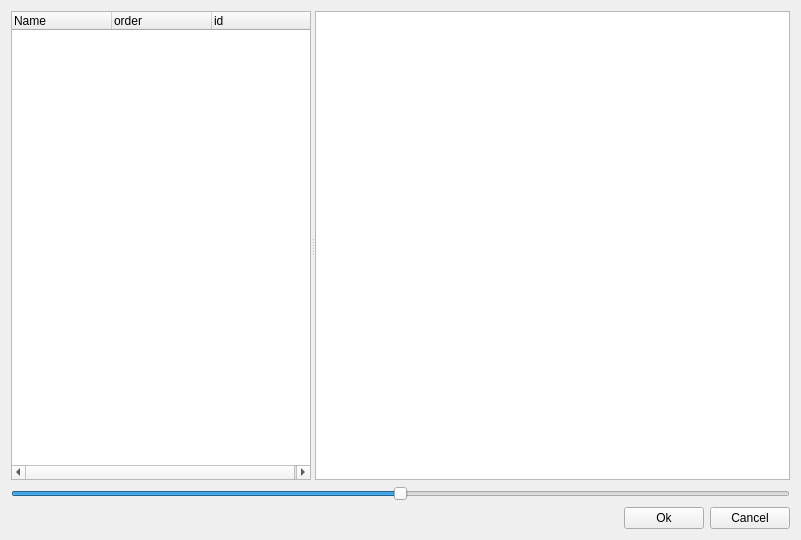
<?xml version="1.0" encoding="UTF-8"?>
<ui version="4.0">
 <class>MapConnectionDialog</class>
 <widget class="QWidget" name="MapConnectionDialog">
  <property name="windowModality">
   <enum>Qt::ApplicationModal</enum>
  </property>
  <property name="geometry">
   <rect>
    <x>0</x>
    <y>0</y>
    <width>801</width>
    <height>540</height>
   </rect>
  </property>
  <property name="windowTitle">
   <string>Location</string>
  </property>
  <layout class="QGridLayout" name="gridLayout">
   <item row="2" column="0">
    <layout class="QHBoxLayout" name="horizontalLayout">
     <item>
      <spacer name="horizontalSpacer">
       <property name="orientation">
        <enum>Qt::Horizontal</enum>
       </property>
       <property name="sizeHint" stdset="0">
        <size>
         <width>40</width>
         <height>20</height>
        </size>
       </property>
      </spacer>
     </item>
     <item>
      <widget class="QPushButton" name="button_ok">
       <property name="text">
        <string>Ok</string>
       </property>
      </widget>
     </item>
     <item>
      <widget class="QPushButton" name="button_cancel">
       <property name="text">
        <string>Cancel</string>
       </property>
      </widget>
     </item>
    </layout>
   </item>
   <item row="0" column="0">
    <widget class="QSplitter" name="splitter">
     <property name="orientation">
      <enum>Qt::Horizontal</enum>
     </property>
     <widget class="QTreeWidget" name="treeWidget">
      <property name="maximumSize">
       <size>
        <width>300</width>
        <height>16777215</height>
       </size>
      </property>
      <column>
       <property name="text">
        <string notr="true">Name</string>
       </property>
      </column>
      <column>
       <property name="text">
        <string>order</string>
       </property>
      </column>
      <column>
       <property name="text">
        <string>id</string>
       </property>
      </column>
     </widget>
     <widget class="QGraphicsView" name="graphicsView"/>
    </widget>
   </item>
   <item row="0" column="1">
    <spacer name="verticalSpacer">
     <property name="orientation">
      <enum>Qt::Vertical</enum>
     </property>
     <property name="sizeHint" stdset="0">
      <size>
       <width>0</width>
       <height>40</height>
      </size>
     </property>
    </spacer>
   </item>
   <item row="1" column="0">
    <widget class="QSlider" name="horizontalSlider">
     <property name="maximum">
      <number>500</number>
     </property>
     <property name="value">
      <number>250</number>
     </property>
     <property name="orientation">
      <enum>Qt::Horizontal</enum>
     </property>
    </widget>
   </item>
  </layout>
 </widget>
 <resources/>
 <connections/>
</ui>
